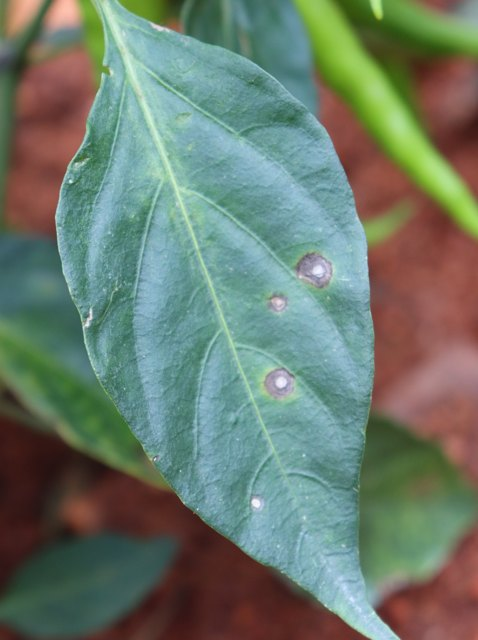
#> input picture hp/web/samples/chilli_cercospora.jpg, 478 x 640 px
$ python -i features.py   (imports and definitions only)
#> lines starting #> are read from the running program, lines starting #| are printed output that depends on the picture
"""Lesion-geometry features from a leaf photo. No neural network: colour segmentation plus shape statistics."""
import io
import numpy as np
from PIL import Image
from scipy import ndimage as ndi

FEATURES = ["burden", "yellow", "white", "n_lesions", "spindle", "round", "lesion_v", "median_size", "green", "dark", "lesion_h"]
MAXSIDE = 256


def open_image(data):
    im = Image.open(io.BytesIO(data) if isinstance(data, (bytes, bytearray)) else data)
    im.draft("RGB", (MAXSIDE * 2, MAXSIDE * 2))   # fast decode of very large JPEGs
    im = im.convert("RGB")
    im.thumbnail((MAXSIDE, MAXSIDE))
    return np.asarray(im)


def _hsv(a):
    a = a.astype(np.float32) / 255
    r, g, b = a[..., 0], a[..., 1], a[..., 2]
    mx, mn = a.max(-1), a.min(-1)
    c = mx - mn
    s = np.where(mx > 0, c / np.maximum(mx, 1e-6), 0)
    cc = np.maximum(c, 1e-6)
    h = np.where(mx == r, ((g - b) / cc) % 6, np.where(mx == g, (b - r) / cc + 2, (r - g) / cc + 4)) * 60
    return np.where(c == 0, 0, h), s, mx


def _largest(mask):
    lab, k = ndi.label(mask)
    if k > 1:
        mask = lab == 1 + int(np.argmax(ndi.sum(mask, lab, range(1, k + 1))))
    return mask


def _plain_background_region(rgb):
    """If the photo border is one flat colour (a sheet of paper, a table), the leaf is whatever differs from it."""
    b = np.concatenate([rgb[0], rgb[-1], rgb[:, 0], rgb[:, -1]]).astype(np.float32)
    if b.std(0).mean() > 22:
        return None
    fg = np.abs(rgb.astype(np.float32) - np.median(b, 0)).sum(-1) > 70
    fg = _largest(ndi.binary_fill_holes(ndi.binary_opening(fg, iterations=1)))
    return fg if .06 < fg.mean() < .92 else None


def extract(rgb):
    """Returns a dict of FEATURES, or None when no leaf is found."""
    h, s, v = _hsv(rgb)
    n = h.size
    white = (s < .12) & (v > .8)
    green = (s > .25) & (h >= 60) & (h < 165) & (v > .15)
    yellow = (s > .35) & (h >= 42) & (h < 60) & (v > .5)
    brown = (s > .25) & (h < 42) & (v < .8) & (v > .12)
    body = green | yellow
    region = _plain_background_region(rgb)
    if region is None:
        # Field photo: leaf = largest filled blob of leaf-coloured pixels. Brown outside it (soil) is ignored.
        if body.sum() < .05 * n:
            return None
        region = ndi.binary_fill_holes(ndi.binary_closing(body, iterations=3))
        region = _largest(region)
    region = ndi.binary_dilation(region, iterations=2)
    area = float(region.sum())
    if area < .05 * n:
        return None
    dark = (s < .25) & (v < .55) & (v > .08)
    lesion = (brown | dark) & region
    brown = lesion
    lab, k = ndi.label(brown)
    comps = []
    if k:
        sizes = ndi.sum(brown, lab, range(1, k + 1))
        min_a = max(6, int(.0002 * n))
        for i, sl in enumerate(ndi.find_objects(lab)):
            if sizes[i] < min_a:
                continue
            ys, xs = np.nonzero(lab[sl] == i + 1)
            cx = xs.var() + 1 / 12
            cy = ys.var() + 1 / 12
            cxy = ((xs - xs.mean()) * (ys - ys.mean())).mean()
            t, q = (cx + cy) / 2, np.sqrt(((cx - cy) / 2) ** 2 + cxy ** 2)
            comps.append((float(sizes[i]), float(np.sqrt((t + q) / max(t - q, 1e-6)))))
    comps = sorted(comps, reverse=True)[:300]
    tot = sum(a for a, _ in comps) or 1.0
    return {
        "burden": float(brown.sum() / area),
        "yellow": float((yellow & region).sum() / area),
        "white": float((white & region).sum() / area),
        "n_lesions": float(len(comps)),
        "spindle": sum(a for a, r in comps if r >= 2.2) / tot,
        "round": sum(a for a, r in comps if r < 1.7 and a >= 12) / tot,
        "lesion_v": float(v[brown].mean()) if brown.any() else 0.0,
        "green": float((green & region).sum() / area),
        "dark": float((dark & region).sum() / area),
        "lesion_h": float(h[brown].mean() / 360) if brown.any() else 0.0,
        "median_size": float(np.median([a for a, _ in comps]) / area) if comps else 0.0,
    }

>>> import cv2
>>> picture = cv2.imread('../web/samples/chilli_cercospora.jpg', cv2.IMREAD_GRAYSCALE)
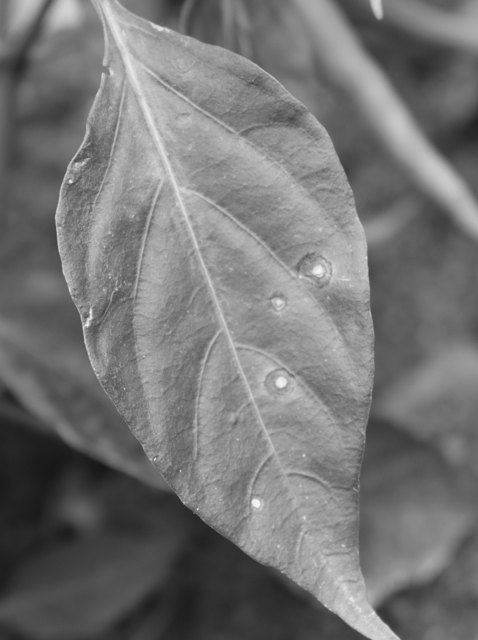
#> picture: shape (640, 478); min 23, max 249, mean 116.9
>>> result = extract(picture)
#> in _hsv, `r, g, b = a[..., 0], a[..., 1], a[..., 2]`: r = 640 values, max 0.518 at index 328, min 0.098 at index 480, mean 0.299; g = 640 values, max 0.514 at index 328, min 0.102 at index 480, mean 0.297; b = 640 values, max 0.514 at index 328, min 0.102 at index 480, mean 0.294
#> in _hsv, `mx, mn = a.max(-1), a.min(-1)`: mx = 640 values, max 0.976 at index 504, min 0.647 at index 467, mean 0.818; mn = 640 values, max 0.361 at index 352, min 0.0902 at index 464, mean 0.214
#> in _hsv, `c = mx - mn`: c = 640 values, max 0.867 at index 504, min 0.384 at index 361, mean 0.604
#> in _hsv, `s = np.where(mx > 0, c / np.maximum(mx, 1e-6), 0)`: s = 640 values, max 0.89 at index 502, min 0.524 at index 361, mean 0.74
#> in _hsv, `cc = np.maximum(c, 1e-6)`: cc has the same summary as c
#> in _hsv, `h = np.where(mx == r, ((g - b) / cc) % 6, np.where(mx == g, (b - r) / ..`: h = 640 values, max 241.4 at index 1, min 238.4 at index 376, mean 240.2
#> in extract, `h, s, v = _hsv(rgb)`: v has the same summary as mx in _hsv
#> in _plain_background_region, `b = np.concatenate([rgb[0], rgb[-1], rgb[:, 0], rgb[:, -1]]).astype(np..`: b = 2236 values, max 211 at index 376, min 25 at index 1436, mean 93.88

$ run again, on hp/web/samples/chilli_nutritional.jpg
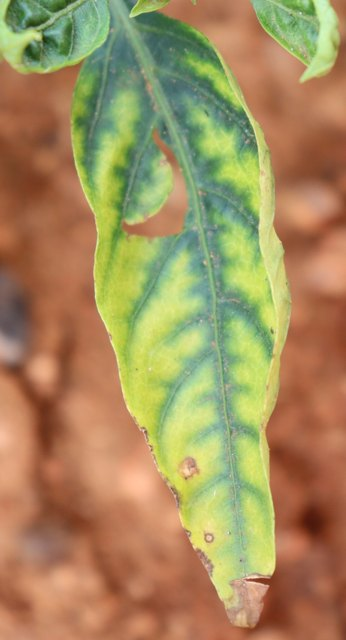
#> input picture hp/web/samples/chilli_nutritional.jpg, 346 x 640 px
#> `picture = cv2.imread('../web/samples/chilli_cercospora.jpg', cv2.IMREA..`:
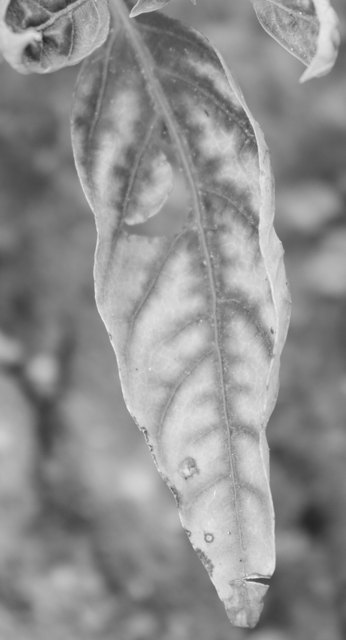
#> picture: shape (640, 346); min 36, max 245, mean 143.1
#> in _hsv, `r, g, b = a[..., 0], a[..., 1], a[..., 2]`: r = 640 values, max 0.812 at index 29, min 0.302 at index 263, mean 0.545; g = 640 values, max 0.82 at index 23, min 0.306 at index 263, mean 0.544; b = 640 values, max 0.82 at index 30, min 0.314 at index 263, mean 0.543
#> mx = 640 values, max 0.961 at index 410, min 0.624 at index 632, mean 0.853; mn = 640 values, max 0.404 at index 229, min 0.141 at index 41, mean 0.305
#> c = 640 values, max 0.761 at index 523, min 0.325 at index 634, mean 0.548
#> in _hsv, `s = np.where(mx > 0, c / np.maximum(mx, 1e-6), 0)`: s = 640 values, max 0.839 at index 41, min 0.515 at index 636, mean 0.641
#> cc has the same summary as c
#> in _hsv, `h = np.where(mx == r, ((g - b) / cc) % 6, np.where(mx == g, (b - r) / ..`: h = 640 values, max 242.5 at index 61, min 0 at index 626, mean 235.9
#> in extract, `h, s, v = _hsv(rgb)`: v has the same summary as mx in _hsv
#> in _plain_background_region, `b = np.concatenate([rgb[0], rgb[-1], rgb[:, 0], rgb[:, -1]]).astype(np..`: b = 1972 values, max 228 at index 319, min 60 at index 67, mean 131.5

$ run again, on hp/web/samples/chilli_powdery.jpg
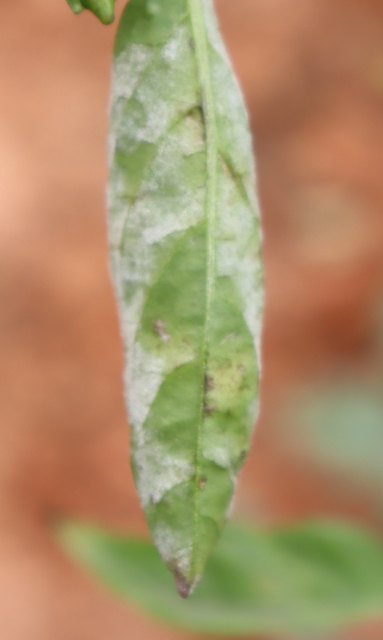
#> input picture hp/web/samples/chilli_powdery.jpg, 383 x 640 px
#> `picture = cv2.imread('../web/samples/chilli_cercospora.jpg', cv2.IMREA..`:
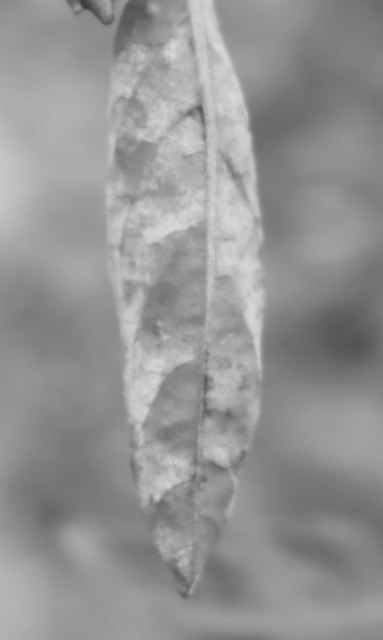
#> picture: shape (640, 383); min 58, max 218, mean 147.8
#> in _hsv, `r, g, b = a[..., 0], a[..., 1], a[..., 2]`: r = 640 values, max 0.792 at index 184, min 0.525 at index 328, mean 0.636; g = 640 values, max 0.788 at index 184, min 0.525 at index 326, mean 0.635; b = 640 values, max 0.78 at index 181, min 0.525 at index 323, mean 0.634
#> mx = 640 values, max 0.855 at index 226, min 0.588 at index 522, mean 0.779; mn = 640 values, max 0.576 at index 613, min 0.227 at index 5, mean 0.434
#> c = 640 values, max 0.58 at index 2, min 0.125 at index 620, mean 0.345
#> in _hsv, `s = np.where(mx > 0, c / np.maximum(mx, 1e-6), 0)`: s = 640 values, max 0.718 at index 5, min 0.18 at index 620, mean 0.438
#> cc has the same summary as c
#> in _hsv, `h = np.where(mx == r, ((g - b) / cc) % 6, np.where(mx == g, (b - r) / ..`: h = 640 values, max 242.4 at index 537, min 0 at index 167, mean 207.6
#> in extract, `h, s, v = _hsv(rgb)`: v has the same summary as mx in _hsv
#> in _plain_background_region, `b = np.concatenate([rgb[0], rgb[-1], rgb[:, 0], rgb[:, -1]]).astype(np..`: b = 2046 values, max 207 at index 196, min 65 at index 82, mean 144.3
